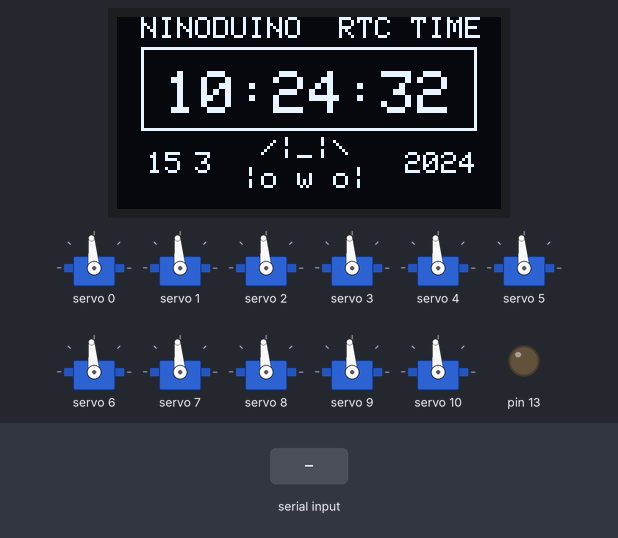
Recording of a sketch running on a simulated Arduino Uno, built with avr-gcc and run on an emulated ATmega328P. Shown: 128×64 one-colour display, 11 × servo, output pins drawn as LEDs (lit = HIGH). Inputs (shaded band) come from the test bench. The local clock reads 2024-03-15 10:24:30 at power-on unless the sketch sets it; what the sketch prints to the serial monitor is not drawn.

Above: at 2.6 s.
2.7 s: "90,45,200,10\n" received over Serial
At 5.5 s:
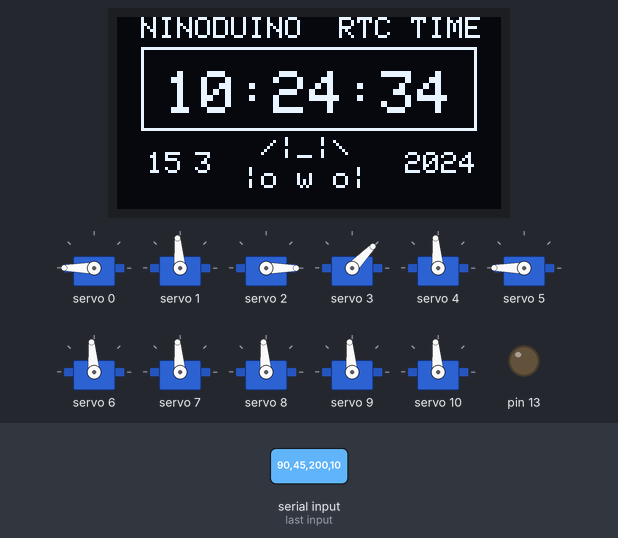
5.7 s: "30,150,10,200\n" received over Serial
At 8.5 s:
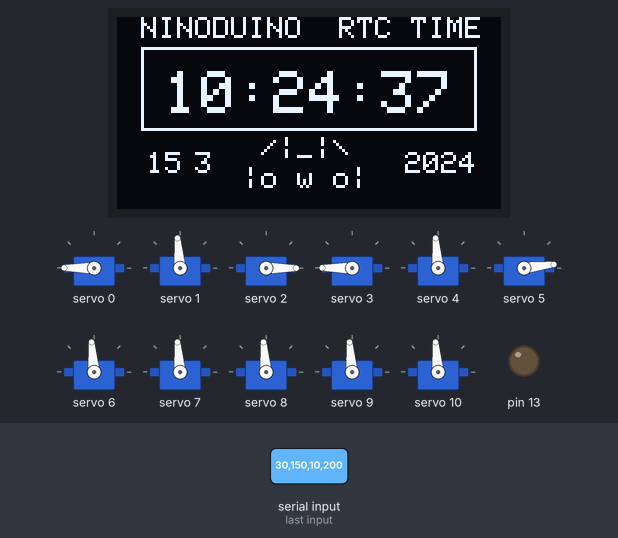
8.7 s: "90,45,200,10,150,30\n" received over Serial
At 11.5 s:
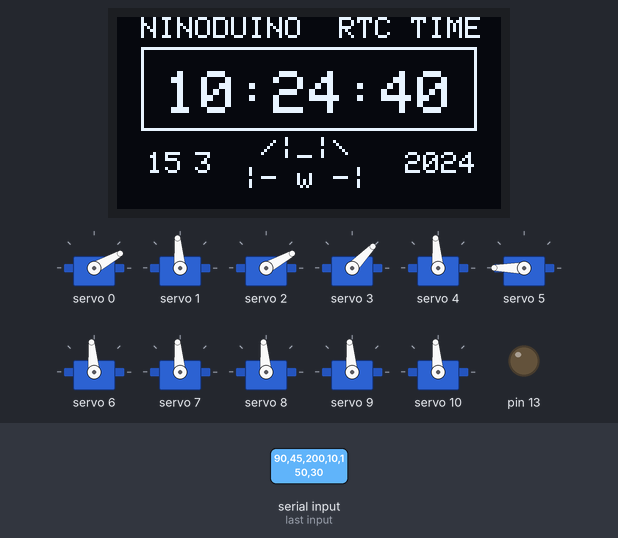
11.7 s: "30,150,10,200,45,90\n" received over Serial
At 14.5 s:
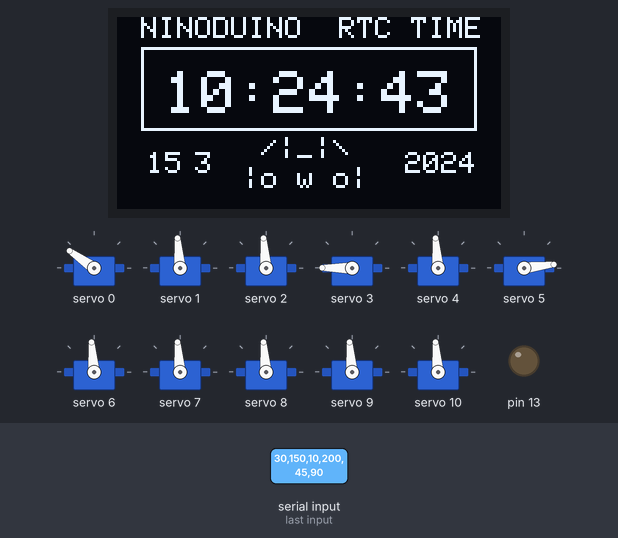
14.7 s: "90,45,200\n" received over Serial
16.2 s: "30,150,10\n" received over Serial
At 17.6 s:
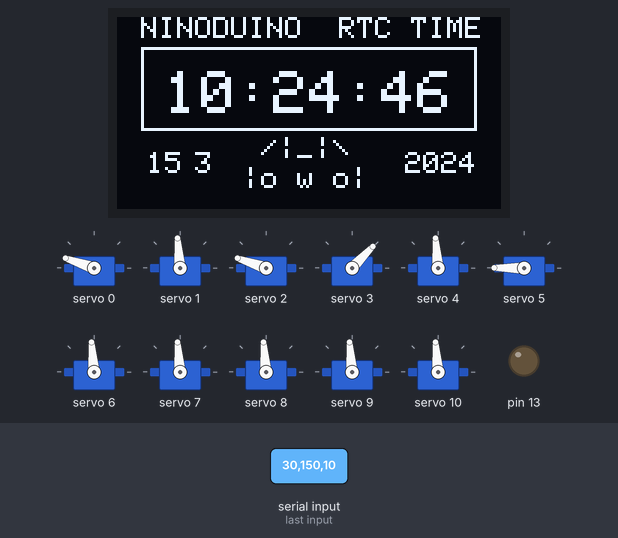
Timing chart, 0 to 22.7 s (numbered marks = the images above; inputs shaded):
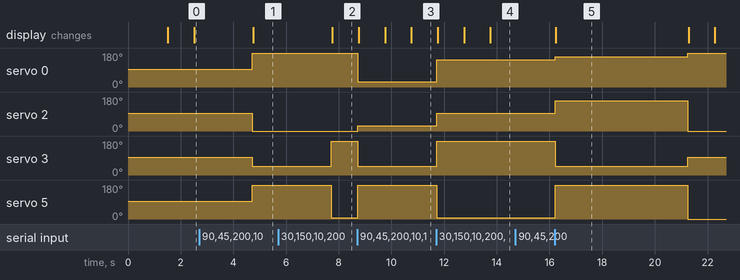

Measured:
- after the input at 2.7 s, servo 0, servo 5: 95° → 180° after 2.0 s; servo 2: 95° → 0° after 2.0 s; servo 3: 95° → 46° after 2.0 s
- after the input at 5.7 s, servo 3: 46° → 180° after 2.0 s; servo 5: 180° → 7° after 2.0 s
- after the input at 8.7 s, servo 0: 180° → 29° at once; servo 2: 0° → 29° at once; servo 3: 180° → 46° at once; servo 5: 7° → 180° at once
- after the input at 11.7 s, servo 0: 29° → 145° at once; servo 2: 29° → 95° at once; servo 3: 46° → 180° at once; servo 5: 180° → 7° at once
- after the input at 14.7 s, every drawn part: stays the same
- after the input at 16.2 s, servo 0: 145° → 161° at once, → 180° 5.0 s later; servo 2: 95° → 161° at once, → 0° 5.0 s later; servo 3: 180° → 46° after 0.01 s instead of 1.5 s; servo 5: 7° → 180° after 0.01 s instead of 1.5 s

The sketch:

1Elec_Capstone_Servo_moving_Code.ino
```cpp
#include <Adafruit_PWMServoDriver.h>
#include <Adafruit_GFX.h>
#include <Adafruit_SSD1306.h>
#include <RTClib.h>   // For DS1307
#include <Wire.h>
#include <time.h>
Adafruit_PWMServoDriver board1 = Adafruit_PWMServoDriver(0x40);   // initialize board1 as the correct board

#define SCREEN_WIDTH 128
#define SCREEN_HEIGHT 64
#define OLED_RESET    -1
Adafruit_SSD1306 display(SCREEN_WIDTH, SCREEN_HEIGHT, &Wire, OLED_RESET);
RTC_DS1307 rtc;
// OLED refresh timing
unsigned long lastDisplayUpdateMs = 0;
#define SERVOMIN 125  // Minimum pulse length (0 degrees)
#define SERVOMAX 625  // Maximum pulse length (180 degrees)
int angleToPulse(int ang);
int readAngle(int servoNumber);
int channel = 0;

int L_1 = 0;
int L_2 = 1;
int L_3 = 2;
int R_1 = 3;
int R_2 = 4;
int R_3 = 5;


void setup() {
  // serial init
  Serial.begin(9600);
  Serial.println("16 channel Servo test!");
  Serial.println(F("PCA9685 + Servos + SSD1306 + DS1307 RTC"));
  pinMode(13, OUTPUT);

  // set board1 as the master control
  board1.begin();
  board1.setPWMFreq(60); // Servos operate at ~60 Hz
   // OLED init
  if (!display.begin(SSD1306_SWITCHCAPVCC, 0x3C)) {
    Serial.println(F("SSD1306 allocation failed (check wiring/address)."));
    while (true) { delay(10); }
  }

  // rtc
  rtc.begin();
  // uncomment below to set the date and time yyyy, mon, day, hour, min, sec
  // rtc.adjust(DateTime(2026, 4, 7, 5, 50, 0));

  display.clearDisplay();
  display.setTextSize(1.2);
  display.setTextColor(SSD1306_WHITE);
  display.setCursor(0, 0);
  display.println(F("NINODUINO BOOTING UP"));
  //display.println(F("RTC: DS1307"));
  display.display();
  delay(400);
  // DS1307 init
  /*if (!rtc.begin()) {
    Serial.println(F("Couldn't find DS1307 RTC (check wiring)."));
    display.clearDisplay();
    display.setCursor(0,0);
    display.println(F("DS1307 not found"));
    display.display();
    while (true) { delay(10); }
  }*/

  // If RTC isn't running (often after battery/power loss), set it to compile time
  /*if (!rtc.isrunning()) {
    Serial.println(F("DS1307 is NOT running. Setting time to compile time..."));
    rtc.adjust(DateTime(F(__DATE__), F(__TIME__)));
  }*/
  //Set all servos to 0 degrees
  for(int i=0; i<16; i++) {
  board1.setPWM(i, 0, angleToPulse(90));
  }
  delay(1000);
}

void loop() {
  updateTimeDisplayIfDue();   // update clock

  //Serial.println(now.second());

  if (Serial.available() > 0) {
    L_1 = Serial.parseInt();
    L_2 = Serial.parseInt();
    L_3 = Serial.parseInt();
    R_1 = Serial.parseInt();
    R_2 = Serial.parseInt();
    R_3 = Serial.parseInt();

    // Clear the remaining newline from buffer
    while(Serial.available() > 0) Serial.read();

    L_1 = invertAngles(L_1);
    L_2 = map(L_2, 0, 90, 90, 0);

    // R_1 = invertAngles(R_1);
    R_2 = invertAngles(R_2);

    // board1.setPWM(4, 0, angleToPulse(L_1));    // shoulder forward and back
    board1.setPWM(3, 0, angleToPulse(L_2));       // elbow
    board1.setPWM(5, 0, angleToPulse(L_3));       // shoulder up and down


    // board1.setPWM(1, 0, angleToPulse(R_1));    // shoulder forward and back
    board1.setPWM(0, 0, angleToPulse(R_2));       // elbow
    board1.setPWM(2, 0, angleToPulse(R_3));       // shoulder up and down


  }


  // left hand connection to D13 onboard LED
  /*
  if (Serial.available() > 0)
  {
    int option = Serial.read();
    if (option == 'a')
    {
      digitalWrite(13, HIGH);
    }
    if (option == 'b')
    {
      digitalWrite(13, LOW);
    }
  }
  */


  /*
  for (int i = 45; i <= 135; i = i+2 ) {
      board1.setPWM(L_1, 0, angleToPulse(i));
      Serial.println(i);
      delay(100);
  }
  delay(500);
  board1.setPWM(L_1, 0, 90);
  delay(500);

  for (int i = 45; i <= 135; i = i+2 ) {
        board1.setPWM(L_2, 0, angleToPulse(i));
        Serial.println(i);
        delay(100);
  }
  delay(500);
  board1.setPWM(L_2, 0, 90);
  delay(500);
  */


  /*
  updateTimeDisplayIfDue();
  // Sweep all servos from 0 to 180 degrees
  for(int angle = 0; angle < 91; angle += 15) {
    for(int i=0; i<8; i++) {
      updateTimeDisplayIfDue();
      board1.setPWM(i, 0, angleToPulse(angle));
    }
  }
  updateTimeDisplayIfDue();
  for(int angle = 90; angle > 0; angle -= 15) {
    for(int i=0; i<8; i++) {
      updateTimeDisplayIfDue();
      board1.setPWM(i, 0, angleToPulse(angle));
    }
  }
  */

  /*for (int i=0; i<3; i++)
  {
    int angle = readAngle(i);
    board1.setPWM(i, 0, angleToPulse(angle));
    delay(400);
  }
  Serial.println(F("Done moving servos, starting again\n"));
  */
}

/*
int readAngle(int servoNumber)
{
  while (true)
  {
    updateTimeDisplayIfDue();
    Serial.println(F("Enter an angle for servo "));
    Serial.print(servoNumber);
    Serial.println(F("(0-180) then press Enter: "));
    while (Serial.available() == 0)
    {

    }

    String line = Serial.readStringUntil('\n');
    line.trim();

    if (line.length() == 0)
    {
      Serial.println(F("No input, please try again"));
      continue;
    }

    bool numeric = true;
    for (unsigned int i=0; i<line.length(); i++)
    {
      if (!isDigit(line[i]))
      {
        numeric = false;
        break;
      }
    }
    if (!numeric)
    {
      Serial.println(F("Not a number, please try again"));
      continue;
    }

    int ang = line.toInt();
    if (ang < 0 || ang > 180)
    {
      Serial.println(F("Out of angle range, enter 0-180"));
      continue;
    }
    Serial.print(F("Servo "));
    Serial.print(servoNumber);
    Serial.print(F("New servos angle: "));
    Serial.println(ang);
    Serial.println("\n");
    return ang;
  }
}
*/
int invertAngles(int ang) {
  int inverted = map(ang, 0, 180, 180, 0);
  return inverted;
}

int angleToPulse(int ang) {
  int pulse = map(ang, 0, 180, SERVOMIN, SERVOMAX);
  // Serial.print("Angle: "); Serial.print(ang);
  // Serial.print("Pulse: "); Serial.println(pulse);

  // if not valid angle, return original value
  if (ang > 180) {
    return;
  }
  else if (ang < 0) {
    return;
  }
  else {
    return pulse;
  }
  return;
}
// ---------------- OLED time display (DS1307) ----------------
void updateTimeDisplayIfDue() {
  unsigned long nowMs = millis();
  DateTime now = rtc.now();

  if (nowMs - lastDisplayUpdateMs < 1000) return; // ~1 Hz
  lastDisplayUpdateMs = nowMs;
  // Uptime HH:MM:SS
  /*
  unsigned long totalSeconds = nowMs / 1000UL;
  unsigned int hh = (totalSeconds / 3600UL) % 1000; // big uptime safe
  unsigned int mm = (totalSeconds / 60UL) % 60;
  unsigned int ss = totalSeconds % 60;
  */

  display.clearDisplay();
  display.setCursor(8, 0);
  display.setTextSize(1);
  display.println(F("NINODUINO  RTC TIME"));

  display.setTextSize(2);
  display.setCursor(16, 18);
  char upStr[12];
  snprintf(upStr, sizeof(upStr), "%02u:%02u:%02u", now.hour(), now.minute(), now.second());
  display.println(upStr);

  display.setCursor(96, 45);
  display.setTextSize(0.5);
  display.print(now.year());

  display.setCursor(10, 45);
  display.setTextSize(0.5);
  display.println(now.day());

  display.setCursor(26, 45);
  display.setTextSize(0.5);
  display.println(now.month());

  display.setTextSize(1);
  display.setCursor(42, 40);
  display.println(" /|_|\\ ");
  display.setCursor(36, 50);

  if (now.second() == 0) {          // cute blink animation
    display.println(F(" |- o -| "));
  }
  else if (now.second() % 5 == 0) {
    display.println(F(" |- w -| "));
  }
  else {
    display.println(F(" |o w o| "));
  }


  display.drawRect(8, 10, 112, 28, WHITE);

/*
  DateTime now = rtc.now();

  char timeStr[9];
  snprintf(timeStr, sizeof(timeStr), "%02d:%02d:%02d",
           now.hour(), now.minute(), now.second());

  char dateStr[11];
  snprintf(dateStr, sizeof(dateStr), "%04d-%02d-%02d",
           now.year(), now.month(), now.day());

  display.clearDisplay();

  display.setTextSize(1);
  display.setCursor(0, 0);
  display.println(F("TIME (DS1307)"));

  display.setTextSize(2);
  display.setCursor(0, 18);
  display.println(timeStr);

  display.setTextSize(1);
  display.setCursor(0, 50);
  display.println(dateStr);
*/
  display.display();
}
```
